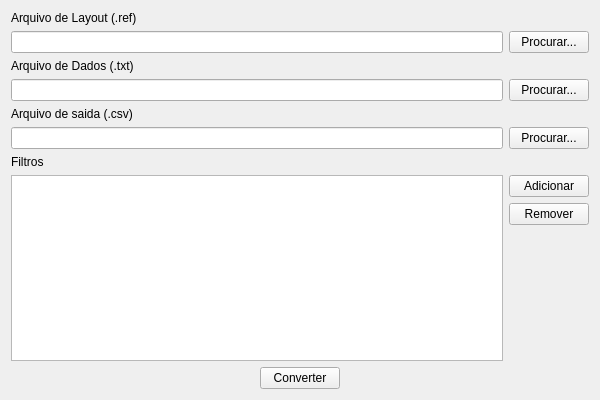
<?xml version="1.0" encoding="UTF-8"?>
<ui version="4.0">
 <class>StaToCsvDialog</class>
 <widget class="QWidget" name="StaToCsvDialog">
  <property name="geometry">
   <rect>
    <x>0</x>
    <y>0</y>
    <width>600</width>
    <height>400</height>
   </rect>
  </property>
  <property name="windowTitle">
   <string>Conversor STA para CSV</string>
  </property>
  <layout class="QVBoxLayout" name="verticalLayout">
   <item>
    <widget class="QLabel" name="lblRef">
     <property name="text">
      <string>Arquivo de Layout (.ref)</string>
     </property>
    </widget>
   </item>
   <item>
    <layout class="QHBoxLayout" name="hboxRefFile">
     <item>
      <widget class="QLineEdit" name="txtRefFile"/>
     </item>
     <item>
      <widget class="QPushButton" name="btnBrowseRefFile">
       <property name="text">
        <string>Procurar...</string>
       </property>
      </widget>
     </item>
    </layout>
   </item>
   <item>
    <widget class="QLabel" name="lblDataFile">
     <property name="text">
      <string>Arquivo de Dados (.txt)</string>
     </property>
    </widget>
   </item>
   <item>
    <layout class="QHBoxLayout" name="hboxDataFile">
     <item>
      <widget class="QLineEdit" name="txtDataFile"/>
     </item>
     <item>
      <widget class="QPushButton" name="btnBrowseDataFile">
       <property name="text">
        <string>Procurar...</string>
       </property>
      </widget>
     </item>
    </layout>
   </item>
   <item>
    <widget class="QLabel" name="lblOutputFile">
     <property name="text">
      <string>Arquivo de saida (.csv)</string>
     </property>
    </widget>
   </item>
   <item>
    <layout class="QHBoxLayout" name="hboxOutputFile">
     <item>
      <widget class="QLineEdit" name="txtOutputFile"/>
     </item>
     <item>
      <widget class="QPushButton" name="btnBrowseOutputFile">
       <property name="text">
        <string>Procurar...</string>
       </property>
      </widget>
     </item>
    </layout>
   </item>
   <item>
    <widget class="QLabel" name="lblFilters">
     <property name="text">
      <string>Filtros</string>
     </property>
    </widget>
   </item>
   <item>
    <layout class="QHBoxLayout" name="hboxFiltros">
     <item>
      <widget class="QListView" name="listViewFilters"/>
     </item>
     <item>
      <layout class="QVBoxLayout" name="vboxFiltersButtons">
       <item>
        <widget class="QPushButton" name="btnAddFilter">
         <property name="text">
          <string>Adicionar</string>
         </property>
        </widget>
       </item>
       <item>
        <widget class="QPushButton" name="btnRemoveFilter">
         <property name="text">
          <string>Remover</string>
         </property>
        </widget>
       </item>
       <item>
        <spacer name="spacerFiltersButtons">
         <property name="orientation">
          <enum>Qt::Vertical</enum>
         </property>
         <property name="sizeHint" stdset="0">
          <size>
           <width>20</width>
           <height>40</height>
          </size>
         </property>
        </spacer>
       </item>
      </layout>
     </item>
    </layout>
   </item>
   <item>
    <layout class="QHBoxLayout" name="hboxButtonBar">
     <item>
      <spacer name="spacerButtonBar1">
       <property name="orientation">
        <enum>Qt::Horizontal</enum>
       </property>
       <property name="sizeHint" stdset="0">
        <size>
         <width>40</width>
         <height>20</height>
        </size>
       </property>
      </spacer>
     </item>
     <item>
      <widget class="QPushButton" name="btnConvert">
       <property name="text">
        <string>Converter</string>
       </property>
      </widget>
     </item>
     <item>
      <spacer name="spacerButtonBar2">
       <property name="orientation">
        <enum>Qt::Horizontal</enum>
       </property>
       <property name="sizeHint" stdset="0">
        <size>
         <width>40</width>
         <height>20</height>
        </size>
       </property>
      </spacer>
     </item>
    </layout>
   </item>
  </layout>
 </widget>
 <resources/>
 <connections/>
</ui>
